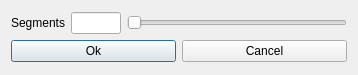
<?xml version="1.0" encoding="UTF-8"?>
<ui version="4.0">
 <class>Dialog</class>
 <widget class="QDialog" name="Dialog">
  <property name="geometry">
   <rect>
    <x>0</x>
    <y>0</y>
    <width>358</width>
    <height>75</height>
   </rect>
  </property>
  <property name="minimumSize">
   <size>
    <width>358</width>
    <height>75</height>
   </size>
  </property>
  <property name="maximumSize">
   <size>
    <width>358</width>
    <height>75</height>
   </size>
  </property>
  <property name="windowTitle">
   <string>Dialog</string>
  </property>
  <layout class="QGridLayout" name="gridLayout">
   <item row="0" column="0">
    <layout class="QVBoxLayout" name="verticalLayout">
     <item>
      <layout class="QHBoxLayout" name="horizontalLayout">
       <item>
        <widget class="QLabel" name="label">
         <property name="text">
          <string>Segments</string>
         </property>
        </widget>
       </item>
       <item>
        <widget class="QLineEdit" name="segment_le">
         <property name="sizePolicy">
          <sizepolicy hsizetype="Expanding" vsizetype="Fixed">
           <horstretch>0</horstretch>
           <verstretch>0</verstretch>
          </sizepolicy>
         </property>
         <property name="maximumSize">
          <size>
           <width>50</width>
           <height>16777215</height>
          </size>
         </property>
        </widget>
       </item>
       <item>
        <widget class="QSlider" name="horizontalSlider">
         <property name="maximum">
          <number>30</number>
         </property>
         <property name="orientation">
          <enum>Qt::Horizontal</enum>
         </property>
        </widget>
       </item>
      </layout>
     </item>
     <item>
      <layout class="QHBoxLayout" name="horizontalLayout_2">
       <item>
        <widget class="QPushButton" name="ok_btn">
         <property name="text">
          <string>Ok</string>
         </property>
        </widget>
       </item>
       <item>
        <widget class="QPushButton" name="cancel_btn">
         <property name="text">
          <string>Cancel</string>
         </property>
        </widget>
       </item>
      </layout>
     </item>
    </layout>
   </item>
  </layout>
 </widget>
 <resources/>
 <connections/>
</ui>
